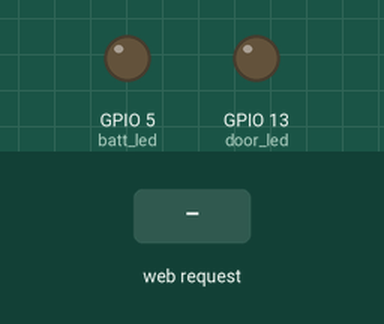
Bench run of a sketch on a simulated ESP8266 (NodeMCU). Shown: output pins drawn as LEDs (lit = HIGH). The test bench sets the inputs (shaded band). WiFi joins after 1.5 s; servers stay silent unless stated; what the sketch prints to the serial monitor is not drawn.

Above: at 2.7 s.
2.8 s: HTTP request GET /close received
At 4.0 s:
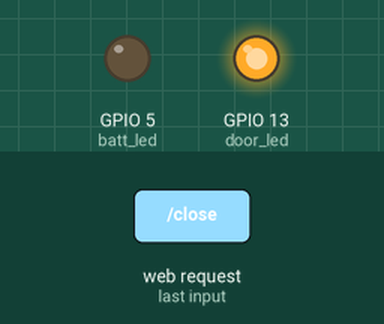
4.3 s: HTTP request GET /open received
At 5.2 s:
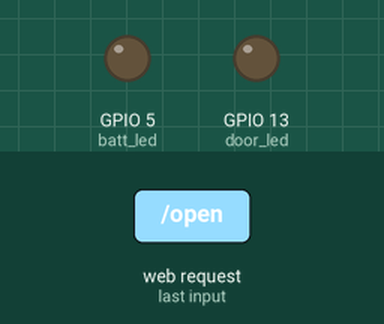
Timing chart, 0 to 7.3 s (numbered marks = the images above; inputs shaded):
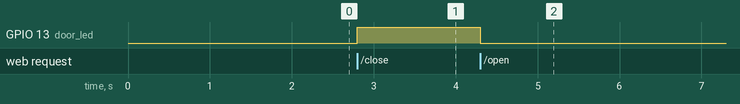

Measured:
- after the input at 2.8 s, GPIO 13 (door_led): LOW → HIGH at once
- after the input at 4.3 s, GPIO 13 (door_led): HIGH → LOW at once

The sketch:

ESPr_Developer_Door_Sample.ino
```cpp
#include <ESP8266WiFi.h>

const char* ssid = "ssid";
const char* password = "password";

int door_led = 13;                          //ドア開閉確認用LED
int batt_led = 5;                          //バッテリー低電圧警告用LED

WiFiServer server(80);

void setup() {
  Serial.begin(115200);
  delay(10);

  pinMode(door_led, OUTPUT);
  pinMode(batt_led, OUTPUT);
  digitalWrite(door_led, 0);
  digitalWrite(batt_led, 0);

  // Connect to WiFi network
  Serial.println();
  Serial.println();
  Serial.print("Connecting to ");
  Serial.println(ssid);

  WiFi.begin(ssid, password);

  while (WiFi.status() != WL_CONNECTED) {
    delay(500);
    Serial.print(".");
  }
  Serial.println("");
  Serial.println("WiFi connected");

  // Start the server
  server.begin();
  Serial.println("Server started");

  // Print the IP address
  Serial.println(WiFi.localIP());
}

void loop() {
  // Check if a client has connected
  WiFiClient client = server.available();
  if (!client) {
    return;
  }

  // Wait until the client sends some data
  // Serial.println("new client");
  while (!client.available()) {
    delay(1);
  }

  // Read the first line of the request
  //GET /close/370 HTTP/1.1 リクエストのフォーマット
  String req = client.readStringUntil('\r');
  int index = req.lastIndexOf("HTTP/1.1");
  double batt = 0.0;
  batt = (req.substring(index - 4, index - 1)).toInt() / 1023.0 * 10;
  //Serial.println(req);
  client.flush();
  if (batt < 3.3 && batt != 0) {                //バッテリー残量が3.3V以下なら （0の場合はエラー）
    digitalWrite(batt_led, 1);                  //LEDをつける。
  }
  else {
    digitalWrite(batt_led, 0);
  }

  // Match the request
  int val;
  if (req.indexOf("/open") != -1) {
    digitalWrite(door_led, 0);
    Serial.print("Door: open , Battery: ");
    Serial.print(batt);
    Serial.println(" V");
  }
  else if (req.indexOf("/close") != -1) {
    digitalWrite(door_led, 1);
    Serial.print("Door: close , Battery: ");
    Serial.print(batt);
    Serial.println(" V");
  }
  else {
    Serial.println("invalid request");
    client.stop();
    return;
  }

  client.flush();

  // Prepare the response
  String s = "HTTP/1.1 200 OK\r\n ";

  // Send the response to the client
  client.print(s);
  delay(1);

}
```
